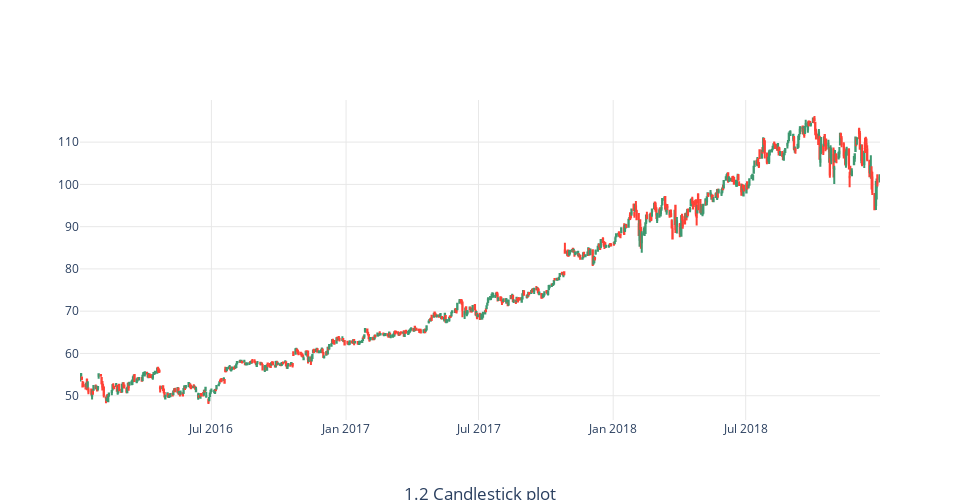

Here is the notebook cell this chart was saved with:
### Markdown cell above
### Plotando os candlesticks

### Code cell
trace = go.Candlestick(x=all_data.loc['MSFT'].index,
                      open=all_data.loc['MSFT'].Open,
                      high=all_data.loc['MSFT'].High,
                      low=all_data.loc['MSFT'].Low,
                      close=all_data.loc['MSFT'].Close)
data = [trace]

simple_plot(data, "1.2 Candlestick plot")

### Figure 1 — Plotly figure (JSON) as saved in the notebook; plotly's stock layout.template omitted (floating-point values rounded to 4 significant figures; data arrays with more than 128 entries replaced by an {"elided": "..."} marker saying what was removed)
{"data": [{"close": {"elided": "754 float values"}, "high": {"elided": "754 float values"}, "low": {"elided": "754 float values"}, "open": {"elided": "754 float values"}, "type": "candlestick", "x": {"elided": "754 str values"}}], "layout": {"height": 500, "plot_bgcolor": "rgba(0,0,0,0)", "title": {"text": "1.2 Candlestick plot", "x": 0.5, "xanchor": "center", "y": 0, "yanchor": "bottom"}, "width": 960, "xaxis": {"gridcolor": "#E8E8E8", "gridwidth": 1, "rangeslider": {"visible": false}, "showgrid": true}, "yaxis": {"gridcolor": "#E8E8E8", "gridwidth": 1, "showgrid": true}}}
